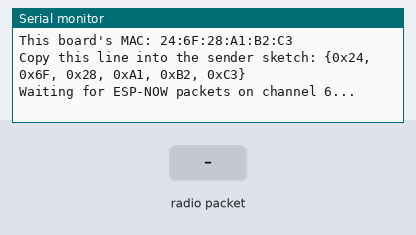
The sketch below on a simulated ESP32. Parts: the last lines printed to the serial monitor. The test bench sets the inputs (shaded band).

Above: at 2.2 s.
2.3 s: radio packet "1" arrives
At 3.1 s:
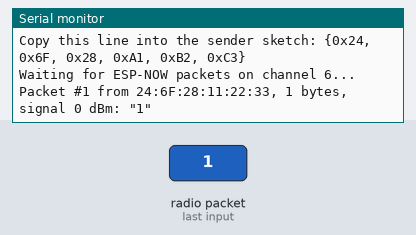
3.8 s: radio packet "0" arrives
At 4.3 s:
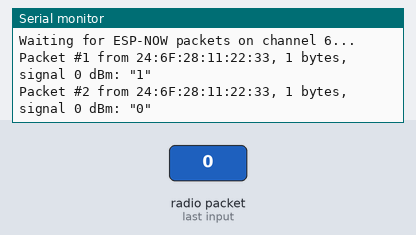
5.3 s: radio packet "2" arrives
At 6.6 s:
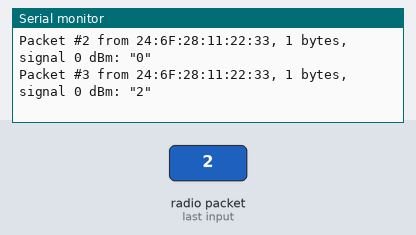

Measured:
- after the input at 2.3 s, the serial monitor: prints a new line at once (image 1)
- after the input at 3.8 s, the serial monitor: prints a new line at once (image 2)
- after the input at 5.3 s, the serial monitor: prints a new line at once (image 3)

The sketch:

module14_receiver.ino
```cpp
// Module 14 - Quick Win, the RECEIVER board (the Node 1 board).
// Prints this board's MAC address, then shows every ESP-NOW packet that arrives.
// No router and no password: the WiFi radio is on as a station (STA), but not connected to anything.
// Needs esp32 package version 3.3.7 or newer (this module uses 3.3.12).

#include <WiFi.h>
#include <esp_now.h>
#include <esp_mac.h>

// One packet that the "WiFi task" hands over to loop().
struct Parcel {
  uint8_t mac[6];    // the sender's address
  int8_t rssi;       // signal strength, dBm (the closer to 0, the stronger)
  int length;        // how many bytes arrived
  char content[64];  // its content, as text
};

QueueHandle_t mailbox;  // FreeRTOS queue: from the WiFi task to loop()
unsigned long packetCount = 0;

// Called by the WiFi task (not loop()) every time a packet arrives. Just copy, hand over, done.
void onReceived(const esp_now_recv_info_t *info, const uint8_t *data, int length) {
  Parcel p;
  memcpy(p.mac, info->src_addr, 6);
  p.rssi = info->rx_ctrl->rssi;
  p.length = length;
  int copyLength = length < 63 ? length : 63;
  memcpy(p.content, data, copyLength);
  p.content[copyLength] = '\0';
  xQueueSend(mailbox, &p, 0);  // 0 = don't wait; if the mailbox is full, this packet is skipped
}

void setup() {
  Serial.begin(115200);
  delay(1000);
  mailbox = xQueueCreate(8, sizeof(Parcel));
  WiFi.mode(WIFI_STA);  // the radio is on, but not connected to any router

  uint8_t mac[6];
  esp_read_mac(mac, ESP_MAC_WIFI_STA);
  Serial.println();
  Serial.printf("This board's MAC: %02X:%02X:%02X:%02X:%02X:%02X\n", mac[0], mac[1], mac[2], mac[3], mac[4], mac[5]);
  Serial.printf("Copy this line into the sender sketch: {0x%02X, 0x%02X, 0x%02X, 0x%02X, 0x%02X, 0x%02X}\n", mac[0], mac[1],
                mac[2], mac[3], mac[4], mac[5]);

  if (esp_now_init() != ESP_OK) {
    Serial.println("ESP-NOW failed to start. Press the EN button to try again.");
    return;
  }
  esp_now_register_recv_cb(onReceived);
  Serial.printf("Waiting for ESP-NOW packets on channel %d...\n", WiFi.channel());
}

void loop() {
  Parcel p;
  while (xQueueReceive(mailbox, &p, 0) == pdTRUE) {  // take every parcel that is already there
    packetCount++;
    Serial.printf("Packet #%lu from %02X:%02X:%02X:%02X:%02X:%02X, %d bytes, signal %d dBm: \"%s\"\n", packetCount,
                  p.mac[0], p.mac[1], p.mac[2], p.mac[3], p.mac[4], p.mac[5], p.length, p.rssi, p.content);
  }
}
```
